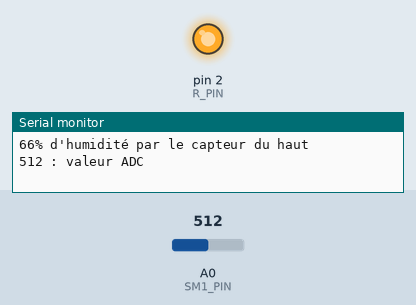
Bench run of a sketch on a simulated Arduino Uno, built with avr-gcc and run on an emulated ATmega328P. Parts: output pins drawn as LEDs (lit = HIGH), the last lines printed to the serial monitor. The inputs (shaded band) are chosen by the test bench; at power-on: A0 (SM1_PIN) = 512.

Above: at 1.2 s.
1.3 s: A0 (SM1_PIN) set to 628
6.2 s: A0 (SM1_PIN) set to 648
At 10.7 s:
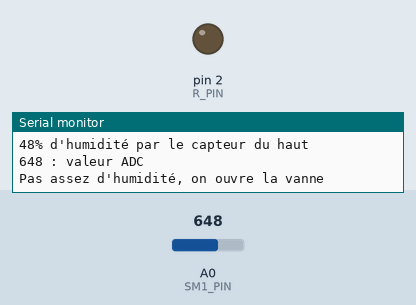
Timing chart, 0 to 16.5 s (numbered marks = the images above; inputs shaded):
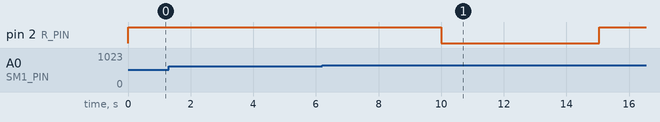

Measured:
- the behaviour switches between 636 and 637 on A0 (SM1_PIN) (found by bisection; images 0 and 1)
- after the input at 6.2 s, pin 2 (R_PIN): HIGH → LOW after 3.8 s, → HIGH 5.0 s later

The sketch:

Irrigation-automatique.ino
```cpp
//Soil moisture sensors pins
#define SM1_PIN A0
#define SM2_PIN A1

//Relay pin
#define R_PIN 2

uint8_t get_humidity(uint8_t PIN);

//Boolean to know if the solenoid valve is open or close.
bool ev_open = false;

//Sensor calibration
uint8_t calib = 250;

//Moisture rate
const uint8_t sm1_rate = 50;
const uint8_t sm2_rate = 50;

void setup() {
  pinMode(SM1_PIN, INPUT);
  pinMode(SM2_PIN, INPUT);
  pinMode(R_PIN, OUTPUT);
  //Valve is closed at high input and opened at low input
  digitalWrite(R_PIN, HIGH);
  Serial.begin(9600);
}

void loop() {
  // put your main code here, to run repeatedly:
  //If the solenoid valve is close, we recover data from up sensor.
  if(not ev_open){
    uint16_t sensorValue1 = get_humidity(SM1_PIN);
    uint16_t data = analogRead(SM1_PIN);
    Serial.print(sensorValue1);
    Serial.println("% d'humidité par le capteur du haut");
    Serial.print(data);
    Serial.println(" : valeur ADC");
    if( sensorValue1 < sm1_rate){
      ev_open = true;
      digitalWrite(R_PIN, LOW);
      Serial.println("Pas assez d'humidité, on ouvre la vanne");
    }
  }
  //Else, we recover data from down sensor.
  else{
    uint16_t sensorValue2 = get_humidity(SM2_PIN);
    Serial.print(sensorValue2);
    Serial.println("% d'humidité par le capteur du bas");
    if( sensorValue2 > sm2_rate){
      ev_open=false;
      digitalWrite(R_PIN, HIGH);
      Serial.println("Le sol est assez humide, on ferme la vanne");
    }
  }
  delay(5000);
}

uint8_t get_humidity(uint8_t PIN){
  return uint8_t(100 - ((float)( analogRead(PIN) - calib ) / (1023.0 - calib) ) * 100 );
}
```
